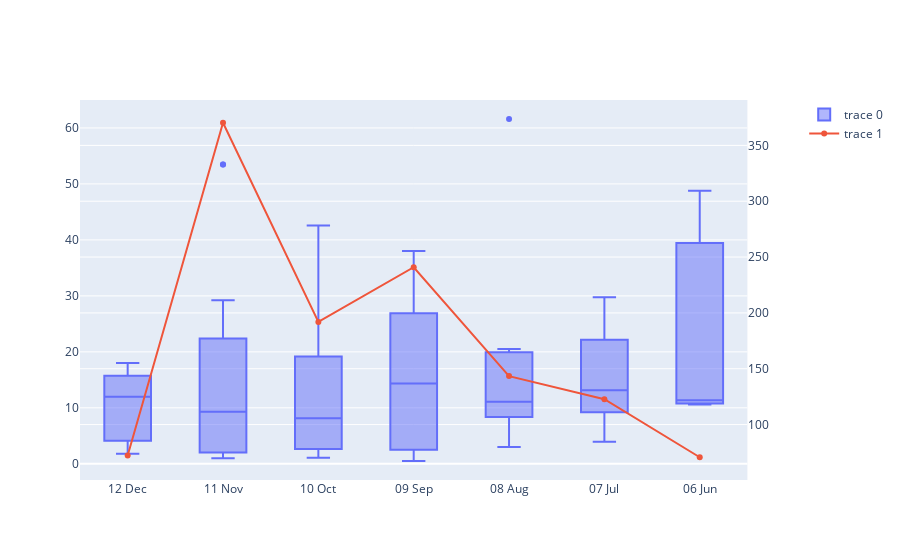

Write notebook code for a chart like this one.
### Code cell
import plotly.graph_objects as go
from plotly.subplots import make_subplots

dining_transactions = transaction_history[transaction_history["Category"]=="F&B"]
trace1 = go.Box(x=dining_transactions["Month"], y=dining_transactions["Debit Amount"])

df = dining_transactions[dining_transactions["Debit Amount"].notna()][["Month", "Debit Amount"]].groupby(["Month"]).sum().reset_index()

# box_chart.add_bar(data=df, x="Month", y="Debit Amount")
trace2 = go.Scatter(x=df["Month"], y=df["Debit Amount"], text=df["Debit Amount"])

fig = make_subplots(specs=[[{"secondary_y": True}]])
fig.add_trace(trace1)
fig.add_trace(trace2, secondary_y=True)

### Figure 1 — Plotly figure (JSON) as saved in the notebook; plotly's stock layout.template omitted (floating-point values rounded to 4 significant figures)
{"data": [{"type": "box", "x": ["12 Dec", "12 Dec", "12 Dec", "12 Dec", "12 Dec", "12 Dec", "12 Dec", "11 Nov", "11 Nov", "11 Nov", "11 Nov", "11 Nov", "11 Nov", "11 Nov", "11 Nov", "11 Nov", "11 Nov", "11 Nov", "11 Nov", "11 Nov", "11 Nov", "11 Nov", "11 Nov", "11 Nov", "11 Nov", "11 Nov", "11 Nov", "11 Nov", "11 Nov", "11 Nov", "11 Nov", "11 Nov", "11 Nov", "10 Oct", "10 Oct", "10 Oct", "10 Oct", "10 Oct", "10 Oct", "10 Oct", "10 Oct", "10 Oct", "10 Oct", "10 Oct", "10 Oct", "10 Oct", "10 Oct", "10 Oct", "09 Sep", "09 Sep", "09 Sep", "09 Sep", "09 Sep", "09 Sep", "09 Sep", "09 Sep", "09 Sep", "09 Sep", "09 Sep", "09 Sep", "09 Sep", "09 Sep", "09 Sep", "09 Sep", "08 Aug", "08 Aug", "08 Aug", "08 Aug", "08 Aug", "08 Aug", "08 Aug", "08 Aug", "07 Jul", "07 Jul", "07 Jul", "07 Jul", "07 Jul", "07 Jul", "07 Jul", "07 Jul", "06 Jun", "06 Jun", "06 Jun"], "y": [15, 18, 6, 12, 1.8, 3.5, 16, 22.4, 22.8, 4.6, 1.3, 24.45, 2, 9.35, 1.2, 53.48, 4.6, 20.3, 16.8, 3, 28.4, 4, 15.6, 29.23, 13.4, 1.1, 1, 53.48, 9.25, 6.6, 19.43, 1.4, 1.1, 19.7, 1.1, 28.3, 1.1, 14.3, 26.4, 4.6, 6.9, 1.2, 6.25, 2, 17.6, 11.8, 42.56, 8.15, 3.4, 19.6, 30.4, 1.6, 1.5, 3, 28, 14.8, 0.5, 14.6, 38.01, 13.9, 25.8, 14.1, 29.7, 2, 9, 19.4, 13.2, 61.6, 8.9, 3, 20.5, 7.8, 3.95, 14, 28.3, 12.3, 16, 6.5, 29.74, 11.9, 48.8, 11.35, 10.6]}, {"text": [70.75, 122.7, 143.4, 240.9, 192.0, 370.3, 72.3], "type": "scatter", "x": ["06 Jun", "07 Jul", "08 Aug", "09 Sep", "10 Oct", "11 Nov", "12 Dec"], "xaxis": "x", "y": [70.75, 122.7, 143.4, 240.9, 192.0, 370.3, 72.3], "yaxis": "y2"}], "layout": {"xaxis": {"anchor": "y", "domain": [0, 0.94]}, "yaxis": {"anchor": "x", "domain": [0, 1]}, "yaxis2": {"anchor": "x", "overlaying": "y", "side": "right"}}}
